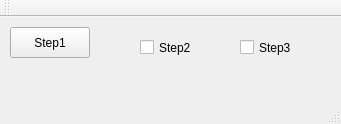
<?xml version="1.0" encoding="UTF-8"?>
<ui version="4.0">
 <class>MainWindow</class>
 <widget class="QMainWindow" name="MainWindow">
  <property name="geometry">
   <rect>
    <x>0</x>
    <y>0</y>
    <width>341</width>
    <height>124</height>
   </rect>
  </property>
  <property name="windowTitle">
   <string>MainWindow</string>
  </property>
  <widget class="QWidget" name="centralWidget">
   <widget class="QCheckBox" name="checkBox_Step2">
    <property name="geometry">
     <rect>
      <x>140</x>
      <y>20</y>
      <width>71</width>
      <height>21</height>
     </rect>
    </property>
    <property name="text">
     <string>Step2</string>
    </property>
   </widget>
   <widget class="QCheckBox" name="checkBox_Step3">
    <property name="geometry">
     <rect>
      <x>240</x>
      <y>20</y>
      <width>71</width>
      <height>21</height>
     </rect>
    </property>
    <property name="text">
     <string>Step3</string>
    </property>
   </widget>
   <widget class="QPushButton" name="pushButton_Step1">
    <property name="geometry">
     <rect>
      <x>10</x>
      <y>10</y>
      <width>80</width>
      <height>31</height>
     </rect>
    </property>
    <property name="text">
     <string>Step1</string>
    </property>
   </widget>
  </widget>
  <widget class="QMenuBar" name="menuBar">
   <property name="geometry">
    <rect>
     <x>0</x>
     <y>0</y>
     <width>341</width>
     <height>27</height>
    </rect>
   </property>
  </widget>
  <widget class="QToolBar" name="mainToolBar">
   <attribute name="toolBarArea">
    <enum>TopToolBarArea</enum>
   </attribute>
   <attribute name="toolBarBreak">
    <bool>false</bool>
   </attribute>
  </widget>
  <widget class="QStatusBar" name="statusBar"/>
 </widget>
 <layoutdefault spacing="6" margin="11"/>
 <resources/>
 <connections>
  <connection>
   <sender>pushButton_Step1</sender>
   <signal>clicked()</signal>
   <receiver>checkBox_Step2</receiver>
   <slot>toggle()</slot>
   <hints>
    <hint type="sourcelabel">
     <x>50</x>
     <y>54</y>
    </hint>
    <hint type="destinationlabel">
     <x>154</x>
     <y>62</y>
    </hint>
   </hints>
  </connection>
  <connection>
   <sender>checkBox_Step2</sender>
   <signal>toggled(bool)</signal>
   <receiver>checkBox_Step3</receiver>
   <slot>setChecked(bool)</slot>
   <hints>
    <hint type="sourcelabel">
     <x>153</x>
     <y>58</y>
    </hint>
    <hint type="destinationlabel">
     <x>261</x>
     <y>58</y>
    </hint>
   </hints>
  </connection>
 </connections>
</ui>
